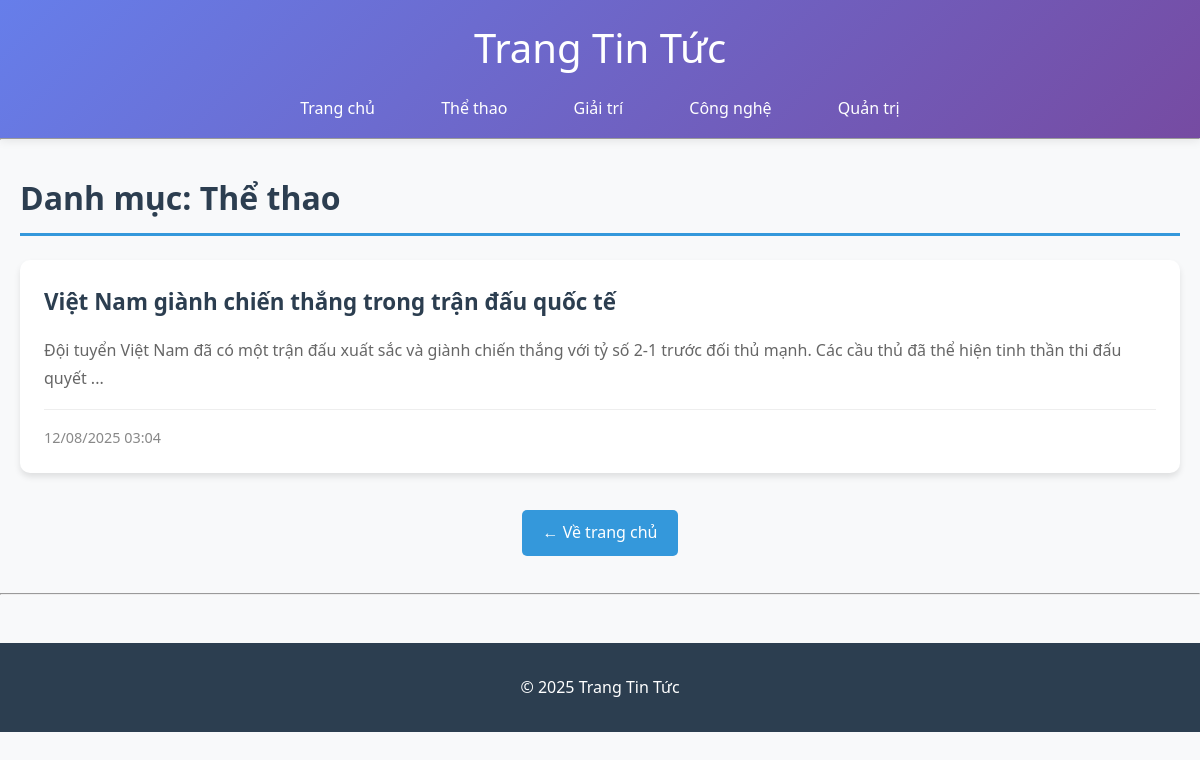
/category.php?id=1, run on the app's committed database.
### tables this page shows
CREATE TABLE IF NOT EXISTS categories (
    id INT AUTO_INCREMENT PRIMARY KEY,
    name VARCHAR(255) NOT NULL
);

CREATE TABLE IF NOT EXISTS articles (
    id INT AUTO_INCREMENT PRIMARY KEY,
    title VARCHAR(255) NOT NULL,
    content TEXT NOT NULL,
    image VARCHAR(255),
    category_id INT,
    created_at TIMESTAMP DEFAULT CURRENT_TIMESTAMP,
    FOREIGN KEY (category_id) REFERENCES categories(id) ON DELETE SET NULL
);

### category.php (the view, shortened to what this page needs)
<?php include 'includes/config.php'; ?>
<?php include 'includes/header.php'; ?>
<?php
$id = intval($_GET['id']);
$stmt = $conn->prepare("SELECT name FROM categories WHERE id = ?");
$stmt->bind_param("i", $id);
$stmt->execute();
$stmt->bind_result($cat_name);
?>
<div class="container">
    <h2>Danh mục: <?= htmlspecialchars($cat_name) ?></h2>
    <?php
    $stmt = $conn->prepare("SELECT * FROM articles WHERE category_id = ? ORDER BY created_at DESC");
    $stmt->bind_param("i", $id);
    $stmt->execute();
    $result = $stmt->get_result();
    if ($result->num_rows > 0):
        while($row = $result->fetch_assoc()):
    ?>
        <article class="article-preview">
            <h3><a href="article.php?id=<?= $row['id'] ?>"><?= htmlspecialchars($row['title']) ?></a></h3>
            <p class="article-excerpt"><?= mb_substr(strip_tags($row['content']), 0, 150) ?>...</p>
            <div class="article-meta">
                <span class="date"><?= date('d/m/Y H:i', strtotime($row['created_at'])) ?></span>
            </div>
        </article>
    <?php
        endwhile;
    else:
    ?>
        <p>Chưa có bài viết nào trong danh mục này.</p>
    <?php endif; ?>
    <div class="navigation">
        <a href="index.php" class="btn">← Về trang chủ</a>
    </div>
</div>
<?php include 'includes/footer.php'; ?>

### assets/css/style.css (style rules this page uses)
* { margin: 0; padding: 0; box-sizing: border-box; }
body { font-family: 'Segoe UI', Tahoma, Geneva, Verdana, sans-serif; line-height: 1.6; color: #333; background-color: #f8f9fa; }
.container { max-width: 1200px; margin: 0 auto; padding: 0 20px; }
h2 { color: #2c3e50; margin: 2rem 0 1rem 0; font-size: 2rem; border-bottom: 3px solid #3498db; padding-bottom: 10px; }
.article-preview { background: white; margin: 1.5rem 0; padding: 1.5rem; border-radius: 10px; box-shadow: 0 4px 6px rgba(0,0,0,0.1); transition: transform 0.3s ease, box-shadow 0.3s ease; }
.article-preview h3 { margin-bottom: 1rem; }
.article-preview h3 a { color: #2c3e50; text-decoration: none; font-size: 1.4rem; font-weight: 600; transition: color 0.3s ease; }
.article-excerpt { color: #666; margin: 1rem 0; line-height: 1.8; }
.article-meta { display: flex; justify-content: space-between; align-items: center; margin-top: 1rem; padding-top: 1rem; border-top: 1px solid #eee; font-size: 0.9rem; color: #888; }
.btn { display: inline-block; padding: 10px 20px; background: #3498db; color: white; text-decoration: none; border-radius: 5px; transition: all 0.3s ease; border: none; cursor: pointer; font-size: 1rem; margin: 5px; }
.navigation { text-align: center; margin: 2rem 0; }

### data on the page
categories: name "Thể thao"
articles: title "Việt Nam giành chiến thắng trong trận đấu quốc tế", content "Đội tuyển Việt Nam đã có một trận đấu xuất sắc và giành chiến thắng với tỷ số 2-1 trước đối thủ mạnh. Các cầu thủ đã thể hiện tinh thần thi đấu quyết", created_at "12/08/2025 03:04"
